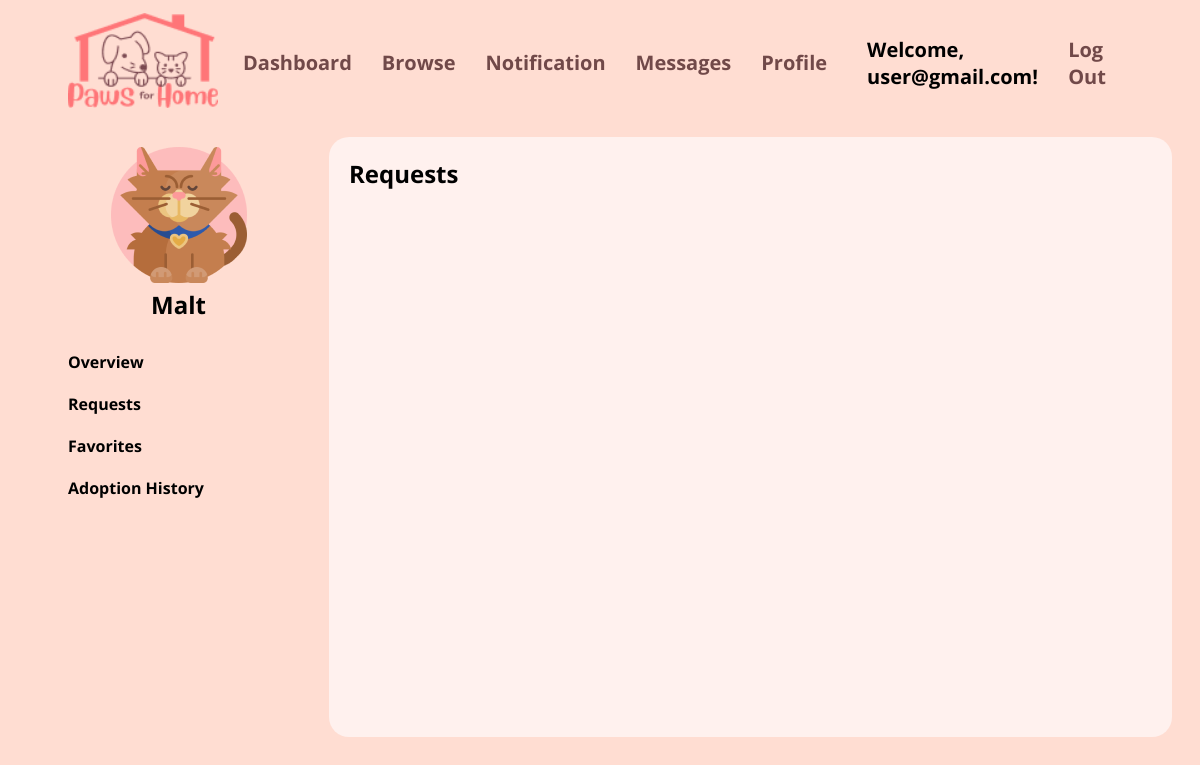
Page /requests/ (signed in) on the earlier database version.
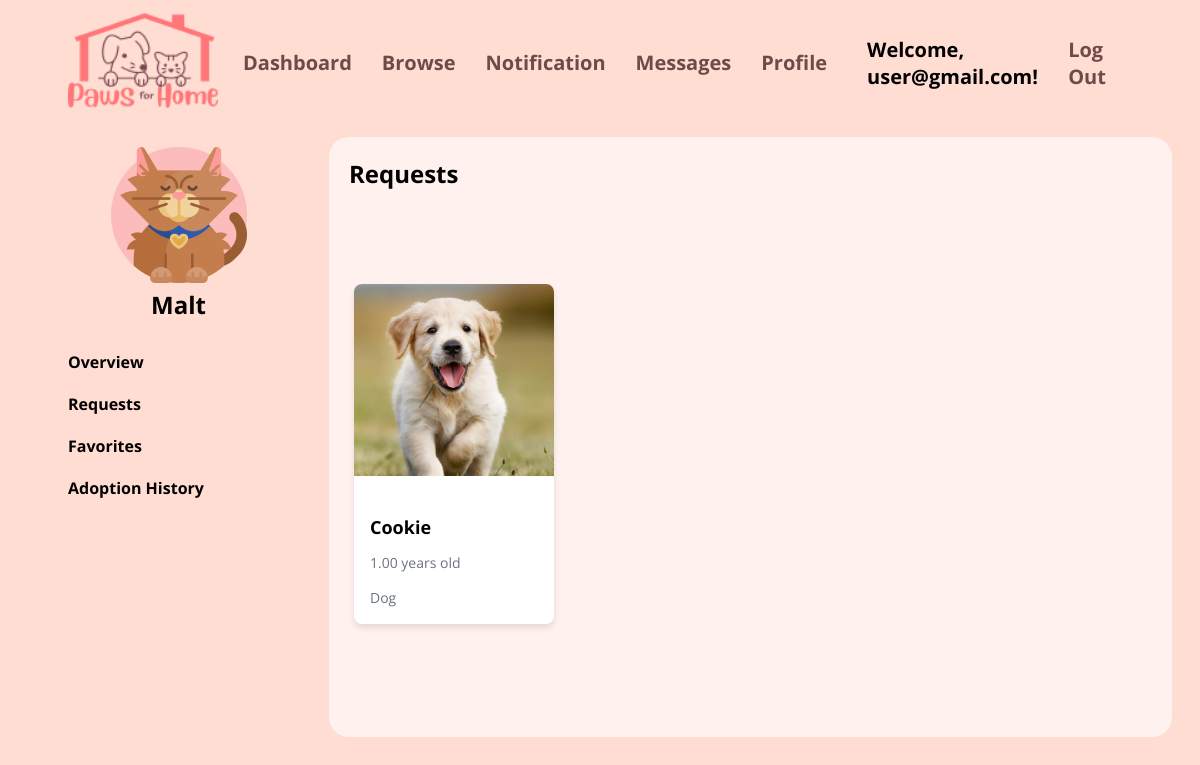
Same page on the later database version.
### main/models.py (models this page shows, shortened)
class Account(AbstractBaseUser, PermissionsMixin):
    account_type = models.CharField(max_length=10)
    first_name = models.CharField(max_length=100, blank=True, null=True)
    last_name = models.CharField(max_length=100, blank=True, null=True)
    birth_date = models.DateField(blank=True, null=True)
    phone_number = models.IntegerField(blank=True, null=True)
    email = models.EmailField(max_length=100, unique=True)
    password = models.TextField()
    address = models.TextField(blank=True, null=True)
    last_login = models.DateTimeField(blank=True, null=True)
    is_active = models.BooleanField(default=True)
    is_staff = models.BooleanField(default=False)
    objects = AccountManager()
    USERNAME_FIELD = 'email'
    REQUIRED_FIELDS = []

### pets/models.py (models this page shows, shortened)
class Pet(models.Model):
    STATUS_CHOICES = [
        (1, 'Available'),
        (2, 'Pending'),
        (3, 'Adopted'),
    ]
    name = models.CharField(max_length=100)
    image = models.ImageField(upload_to='pets/', default='pets/default_pet.jpg')
    type = models.CharField(max_length=100)
    age = models.DecimalField(max_digits=4, decimal_places=2)
    description = models.TextField()
    adoption_fee = models.DecimalField(max_digits=10, decimal_places=2)
    status = models.IntegerField(choices=STATUS_CHOICES, default=1)
    created_at = models.DateTimeField(auto_now_add=True)
    owner = models.ForeignKey(settings.AUTH_USER_MODEL, on_delete=models.CASCADE, null=True)

### main/views.py (the view)
# urls.py: path('requests/',views.ud_requests, name='ud_requests'),
def ud_requests(request):
    user_request = AdoptionRequest.objects.filter(account_id=request.user.id)
    pet_ids = user_request.values_list('pet_id', flat=True)
    request_pets = Pet.objects.filter(id__in=pet_ids)
    curr_fn = request.user.first_name
    return render(request, 'user_dashboard/requests.html', {'request_pets':request_pets, 'curr_fn':curr_fn})

### main/templates/user_dashboard/requests.html (shortened to what this page needs)
{% extends "userdashboard.html" %}
{% block ud_name %}Requests{% endblock ud_name %}Favorites
{% block u_dash_content %}
{% load static %}
<link rel="stylesheet" href="{% static 'css/landing_page.css' %}">
    {% if request_pets %}
        {% for rp in request_pets %}
                <div class="pet">
                    <img src="{{ rp.image.url }}" alt="{{ rp.name }}" class="pet-image">
                    <div class="pet-info">
                        <h3 class="pet-name">{{ rp.name }}</h3>
                        <p class="pet-age">{{ rp.age }} years old</p>
                        <span class="pet-type">{{ rp.type }}</span>
                    </div>
                </div>
        {% endfor %}
    {% endif %}
{% endblock u_dash_content %}

### main/templates/userdashboard.html (shortened to what this page needs)
{% extends "index.html" %}
{% block contents %}
    {% load static %}
    <link rel="stylesheet" href="{% static "css/user-dashboard.css" %}">
    <div class="main">
        <div class="side-bar">
            <center>
                <div>
                    <img src="{% static "images/shelterlogo.png" %}" alt="test">
                    <h2>{{ curr_fn }}</h2>
                </div>
            </center>
            <div class="side-items">
                <div class="item">
                    <a href="{% url "main:user_dashboard" %}">
                        Overview
                    </a>
                </div>
                <div class="item">
                    <a href="{% url "main:ud_requests" %}">
                        Requests
                    </a>
                </div>
                <div class="item">
                    <a href="{% url "main:ud_favorites" %}">
                        Favorites
                    </a>
                </div>
                <div class="item">
                    <a href="{% url "main:ud_adoptionhistory" %}">
                        Adoption History
                    </a>
                </div>
            </div>
        </div>
        <div class="side-bar-contents">
            <div class="content">
                <h2>{% block ud_name %}Overview{% endblock ud_name %}</h2>
                {% block u_dash_content %}{% endblock u_dash_content %}
            </div>
        </div>
    </div>
{% endblock contents %}

### main/templates/index.html (shortened to what this page needs)
<!DOCTYPE html>
<html lang="en">
<head>
    {% load static %}
    <link rel="stylesheet" href="{% static "css/landing_page.css" %}">
    <link rel="stylesheet" href="{% static "css/main-page.css" %}">
</head>
<body>
    <div class="nav-bar">
        <div>
            <a href="{% url 'main:home' %}">
                <img src="{% static 'images/paws4homelogo.png' %}" alt="logo">
            </a>
        </div>
        <div>
            {% if request.user.account_type == 'user' %}
                <div class="nav-items">
                    <a href="{% url 'main:user_dashboard' %}">Dashboard</a>
                </div>
                <div class="nav-items">
                    <a href="{% url 'pets:list_pet' %}">Browse</a>
                </div>
            {% else %}
                <div class="nav-items">
                    <a href="{% url 'main:shelterdashboard' %}">Dashboard</a>
                </div>
            {% endif %}
            <div class="nav-items">
                <a href="{% url 'main:notifications' %}">Notification</a>
            </div>
            <div class="nav-items">
                <a href="{% url 'main:conversations_list' %}">Messages</a>
            </div>
            <div class="nav-items">
                <a href="{% url 'main:profile' %}">Profile</a>
            </div>
        </div>
        <div>
                {% if request.user.is_authenticated %}
                    <div class="nav-items">Welcome, {{ request.user.email }}!</div>
                    <div class="nav-items">
                        <a href="{% url 'main:logout_account' %}">Log Out</a>
                    </div>
                {% else %}
                    <div class="nav-items">Welcome, Guest!</div>
                    <div class="nav-items">
                        <a href="{% url 'main:login_account' %}">Log In</a>
                    </div>
                {% endif %}
        </div>
    </div>
    {% block contents %}
    {% endblock contents %}
</body>
</html>

### main/static/css/landing_page.css (style rules this page uses)
body { background-color: #FFDDD2;; }

### main/static/css/main-page.css (style rules this page uses)
.nav-bar { display: flex; flex-direction: row; justify-content: space-between; padding: 0 55px; }
.nav-bar div { padding: 5px; display: flex; flex-direction: row; }
.nav-bar div .nav-items { padding: 10px; margin: 0 5px; display: flex; align-items: center; justify-content: center; font-family: 'Open Sans'; font-size: 20px; font-weight: bold; }
.nav-items a { color: #714949; text-decoration: none; }
.nav-bar div img { width: 150px; }

### main/static/css/user-dashboard.css (style rules this page uses)
.main { padding: 20px; display: flex; flex-direction: row; font-family: 'Open Sans'; }
.main .side-bar { width: 25%; font-weight: bold; padding: 10px; }
.side-bar h2 { margin: 0; }
.side-bar .side-items { margin: 10px; padding: 10px; }
.side-items .item { padding: 10px; }
.item a { text-decoration: none; color: black; }
.main .side-bar-contents { width: 75%; }
.side-bar-contents .content { background-color: #FFF1EE; border-radius: 20px; padding: 20px; min-height: 70vh; max-width: 1000px; display: flex; flex-direction: row; gap: 10px; flex-wrap: wrap; gap:0; }
.side-bar-contents .content h2 { width: 100%; margin: 0; padding-bottom: 0; font-weight: bolder; }
.side-bar-contents .content > div { margin: 5px; }
.content .pet { width: 200px; height: fit-content; overflow: hidden; border-radius: 8px; background-color: white; box-shadow: 0 4px 6px rgba(0, 0, 0, 0.1); }
.content .pet .pet-image { width: 100%; height: 12rem; object-fit: cover; }
.content .pet .pet-info { padding: 16px; }
.pet-info .pet-name { font-weight: bold; font-size: 1.125rem; margin-bottom: 8px; }
.pet-info .pet-age, .pet-info .pet-type { color: #6B7280; font-size: 0.875rem; }

Differences in the rows shown:
now on this page (row edited): Pet: image (picture), name "Cookie", age "1.00", type "Dog"
